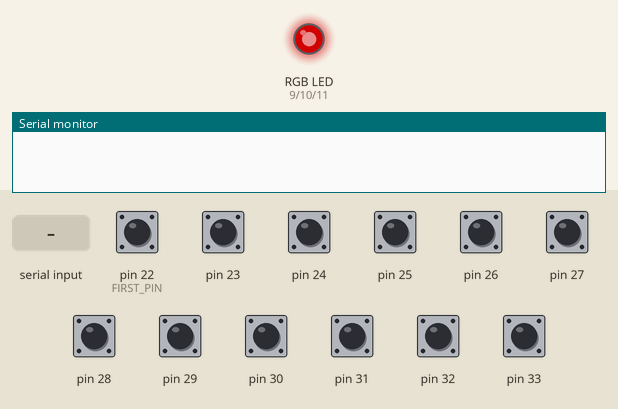
Simulated run of this sketch. Board: Arduino Mega 2560, built with avr-gcc and run on an emulated ATmega2560. Shown: an RGB LED mixed from three pins (HIGH = lit), the last lines printed to the serial monitor. Inputs (shaded band) come from the test bench; at power-on: pin 22 (FIRST_PIN), pin 23–33 HIGH. Dim RGB values are drawn brighter than linear.

Above: at 0.1 s.
At 2.1 s:
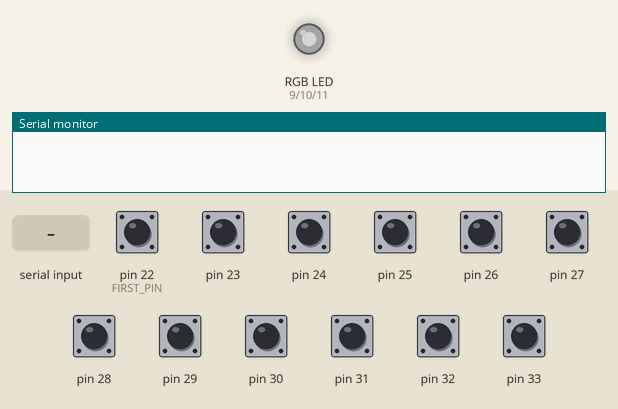
2.2 s: "C:\n" received over Serial
3.7 s: pin 22 (FIRST_PIN) pulled LOW for 0.15 s
At 3.76 s:
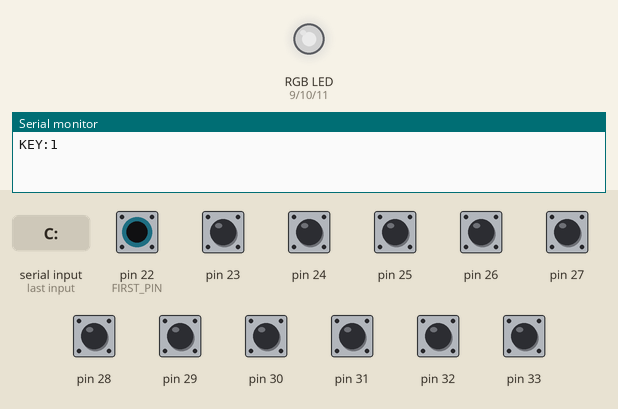
5.3 s: "200\n" received over Serial
8.3 s: pin 23 pulled LOW for 0.15 s
11.3 s: pin 24 pulled LOW for 0.15 s
14.3 s: pin 25 pulled LOW for 0.15 s
Timing chart, 0 to 18.3 s (numbered marks = the images above; inputs shaded):
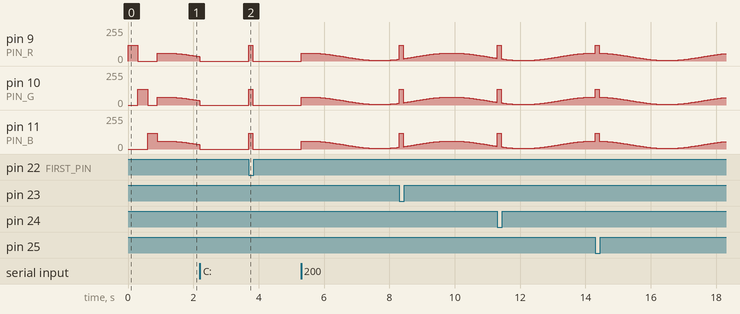

The sketch:

streamdeck.ino
```cpp
// DIY Stream Deck - Arduino Mega 2560 firmware
//
// Keys:    K1..K12 on pins D22..D33, the other leg of every switch goes to GND
//          (internal pull-ups, no diodes or resistors needed).
// RGB LED: plain 5 mm 4-pin RGB LED. R, G, B legs each through their own
//          220 ohm resistor to PWM pins 9, 10, 11.
//          Longest (common) leg -> GND (common cathode) or 5V (common anode).
//
// Serial protocol (115200 baud):
//   Arduino -> PC:  "KEY:n"        key n was pressed (1..12)
//   PC -> Arduino:  "C:r,g,b"      LED color of the active profile (0..255)
//                   "P:name"       profile name (ignored here, used by display variants)
//                   "A:label"      last action label (ignored here)
// Any line from the PC counts as a heartbeat. With no message for PC_TIMEOUT_MS
// the LED slowly pulses white ("host program not running").
//
// No extra libraries required.

const bool COMMON_ANODE = false;   // set to true if the longest leg goes to 5V

const int PIN_R = 9;
const int PIN_G = 10;
const int PIN_B = 11;
const uint8_t BRIGHTNESS = 120;    // 0-255; plain RGB LEDs are very bright

const int FIRST_PIN = 22;
const int NUM_KEYS = 12;
const unsigned long DEBOUNCE_MS = 20;
const unsigned long FLASH_MS = 120;
const unsigned long PC_TIMEOUT_MS = 12000;

bool lastState[NUM_KEYS];
unsigned long lastChange[NUM_KEYS];

uint8_t cr = 0, cg = 0, cb = 0;
unsigned long lastPcMsg = 0, flashAt = 0;
bool pcConnected = false, flashing = false;

char lineBuf[40];
uint8_t lineLen = 0;

void setRGB(uint8_t r, uint8_t g, uint8_t b) {
  r = (uint16_t)r * BRIGHTNESS / 255;
  g = (uint16_t)g * BRIGHTNESS / 255;
  b = (uint16_t)b * BRIGHTNESS / 255;
  if (COMMON_ANODE) { r = 255 - r; g = 255 - g; b = 255 - b; }
  analogWrite(PIN_R, r);
  analogWrite(PIN_G, g);
  analogWrite(PIN_B, b);
}

void handleLine(const char *line) {
  lastPcMsg = millis();
  pcConnected = true;
  if (strncmp(line, "C:", 2) == 0) {
    int r, g, b;
    if (sscanf(line + 2, "%d,%d,%d", &r, &g, &b) == 3) {
      cr = constrain(r, 0, 255); cg = constrain(g, 0, 255); cb = constrain(b, 0, 255);
    }
  }
}

void readSerial() {
  while (Serial.available()) {
    char c = Serial.read();
    if (c == '\n') {
      lineBuf[lineLen] = 0;
      handleLine(lineBuf);
      lineLen = 0;
    } else if (c != '\r' && lineLen < sizeof(lineBuf) - 1) {
      lineBuf[lineLen++] = c;
    }
  }
}

void updateLed(unsigned long now) {
  if (flashing && now - flashAt < FLASH_MS) {
    setRGB(255, 255, 255);                       // short white flash after a key press
  } else if (!pcConnected) {
    float t = (sin(now / 700.0) + 1.0) / 2.0;    // slow white pulse: host program not running
    uint8_t v = 10 + t * 120;
    setRGB(v, v, v);
  } else {
    flashing = false;
    setRGB(cr, cg, cb);                          // active profile color
  }
}

void setup() {
  Serial.begin(115200);
  for (int i = 0; i < NUM_KEYS; i++) {
    pinMode(FIRST_PIN + i, INPUT_PULLUP);
    lastState[i] = HIGH;
    lastChange[i] = 0;
  }
  pinMode(PIN_R, OUTPUT); pinMode(PIN_G, OUTPUT); pinMode(PIN_B, OUTPUT);
  // quick color check on power-up: red, green, blue
  setRGB(255, 0, 0); delay(300);
  setRGB(0, 255, 0); delay(300);
  setRGB(0, 0, 255); delay(300);
  setRGB(0, 0, 0);
}

void loop() {
  unsigned long now = millis();

  for (int i = 0; i < NUM_KEYS; i++) {
    bool state = digitalRead(FIRST_PIN + i);
    if (state != lastState[i] && now - lastChange[i] > DEBOUNCE_MS) {
      lastChange[i] = now;
      lastState[i] = state;
      if (state == LOW) {
        Serial.print("KEY:");
        Serial.println(i + 1);
        flashing = true;
        flashAt = now;
      }
    }
  }

  readSerial();
  if (pcConnected && now - lastPcMsg > PC_TIMEOUT_MS) pcConnected = false;

  static unsigned long lastLed = 0;
  if (now - lastLed >= 20) {
    lastLed = now;
    updateLed(now);
  }
}
```

Measured:
- after the input at 3.7 s, pin 9 (PIN_R), pin 10 (PIN_G), pin 11 (PIN_B): 0/255 → 120/255 at once, → 0/255 0.12 s later
